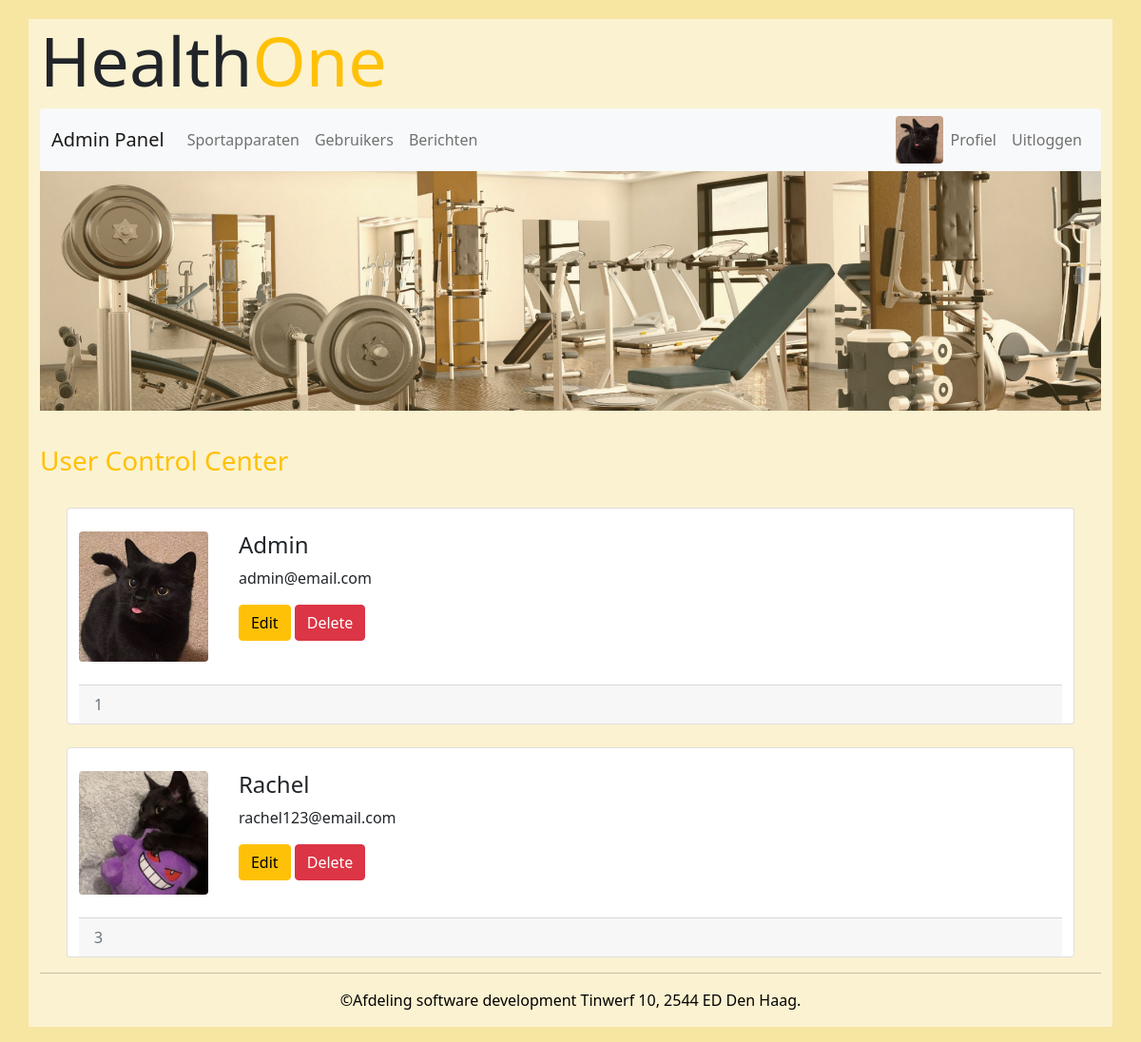
Page /admin/users (signed in) on the committed database.
### tables this page shows
CREATE TABLE `users` (
  `id` int(11) NOT NULL,
  `name` varchar(255) NOT NULL,
  `password` varchar(255) NOT NULL,
  `email` varchar(255) NOT NULL,
  `image` varchar(255) NOT NULL
);

### Modules/Users.php (called while the page is built, shortened)
<?php
function isAdmin():bool {
    if (isset($_SESSION['user']) &&!empty($_SESSION['user'])){
        $user = $_SESSION['user'];
        if ($user->id == "1") {
            return true;
        }
        else{
            return false;
        }
    }
    return false;
}
function getUsers()
{
    global $pdo;
    try {
        $query = $pdo->prepare("SELECT * FROM users") ;
        $query->execute();
        $result = $query->fetchAll(PDO::FETCH_CLASS,"user");
    }
    catch(PDOException $e){
        $e->error_message;
    }
    return $result;
}

### Templates/admin/users.php (the view, shortened to what this page needs)
<!DOCTYPE html>
<html>
<?php
include_once('../Templates\defaults\head.php');
?>
<body>
    <div class="container" style="background-color:#fbf2d1">
        <?php
        include_once('../Templates/defaults/header.php');
        include_once('../Templates/defaults/adminNav.php');
        include_once('../Templates/defaults/pictures.php');
        global $users;
        ?>
        <h3 class="text-warning">User Control Center</h3>
        <div class="row gy-4" style="width: 95%; margin: auto;">
            <?php foreach ($users as $user) : ?>
            <div class="card">
                <div class="row no-gutters">
                    <div class="col-auto" style="width: 10rem"><br>
                        <img src="<?=$user->image;?>" class="img-fluid rounded" alt="">
                    </div>
                    <div class="col"><br>
                        <div class="card-block px-2">
                            <h4 class="card-title"><?=$user->name;?></h4>
                            <p class="card-text"><?=$user->email;?></p>
                            <form method="post">
                                <a href="../profile" name="edit" class="btn btn-warning">Edit</a>
                                <button type="submit" name="delete" class="btn btn-danger">Delete</a>
                             </form>
                        </div>
                    </div>
                </div>
                <br>
                <div class="card-footer w-100 text-muted">
                    <?=$user->id;?>
                </div>
            </div>
            <?php endforeach; ?>
        </div>
        <hr>
        <?php
        include_once('../Templates/defaults/footer.php');
        ?>
    </div>
</body>
</html>

### public/index.php (shortened to what this page needs)
<?php
require '../Modules/Database.php';
require '../Modules/Users.php';
$request = $_SERVER['REQUEST_URI'];
$params = explode("/", $request);
switch ($params[1]) {
    case 'admin';
        include_once ('admin.php');
        break;
}

### public/admin.php (shortened to what this page needs)
<?php
global $params;
$users = getUsers();
if (!isAdmin()){
    logout();
    header("location:/home");
}   else {
    switch ($params[2]) {
        case 'users':
            if(isset($_POST['delete'])) {
                $userId = filter_input(INPUT_POST, 'userId');
                if($userId === false) {
                    $message = "<div class='alert alert-info' role='alert'> ℹ De formulier staat leeg.</div>";
                    include_once "../Templates/admin/users.php";
                } else {
                    $succes = deleteUser($userId);
                    $message = "<div class='alert alert-success' role='alert'> ✔ Machine succesvol gedelete.</div>";
                    include_once "../Templates/admin/users.php";
                }
            }   else {
                include_once "../Templates/admin/users.php";
            }
            break;
    }
}

### Templates/defaults/head.php (shortened to what this page needs)
<head>
    <link rel="stylesheet" href="/css/bootstrap.min.css"/>
    <link rel="stylesheet" href="/css/style.css"/>
</head>

### Templates/defaults/header.php
<header>
    <div class="header-row row lead" >
        <h1 class="display-2">Health<span class="text-warning">One</span></h1>
    </div>
</header>

### Templates/defaults/adminNav.php (shortened to what this page needs)
<nav class="navbar navbar-expand-lg navbar-light bg-light rounded" style="background-color:#fdfaec">
    <div class="container-fluid">
        <a class="navbar-brand" href="../admin/machines">
            Admin Panel
        </a>
        <div class="collapse navbar-collapse" id="adminNavbar">
            <ul class="navbar-nav">
                <li class="nav-item">
                    <a class="nav-link" href="../admin\machines">Sportapparaten</a>
                </li>
                <li class="nav-item">
                    <a class="nav-link"  href="../admin\users">Gebruikers</a>
                </li>
                <li class="nav-item">
                    <a class="nav-link" href="../admin\messages">Berichten</a>
                </li>
            </ul>
            <ul class="navbar-nav ms-auto">
                <li class="nav-item">
                    <img src="<?=$_SESSION['user']->image; ?>" class="img-fluid rounded float-left" style= "height:50px" alt="Responsive image">
                </li>
            </ul>
            <ul class="navbar-nav float-right">
                <li class="nav-item">
                    <a class="nav-link" href="/profile">Profiel</a>
                </li>
            </ul>
            <ul class="navbar-nav float-right">
                <li class="nav-item">
                    <a class="nav-link" href="../logout">Uitloggen</a>
                </li>
            </ul>
        </div>
    </div>
</nav>

### Templates/defaults/pictures.php
<figure>
    <img class="banner-img img-fluid" src='/img/healthone-wide.png' />
</figure>

### Templates/defaults/footer.php
<footer >
    <p class="clearfix pb-3 text-black text-center">&copy;Afdeling software development Tinwerf 10, 2544 ED Den Haag.</p>
</footer>

### public/css/style.css (style rules this page uses)
body { background-color: #F7E5A2 }
.container { background-color: white; }
.header-row { margin-top: 20px }
.banner-img { margin-bottom: 20px }
.navbar { margin-bottom: 0; }

### rows in the picture
users: image (picture), name "Admin", email "admin@email.com", id "1"
users: image (picture), name "Rachel", email "rachel123@email.com", id "3"
